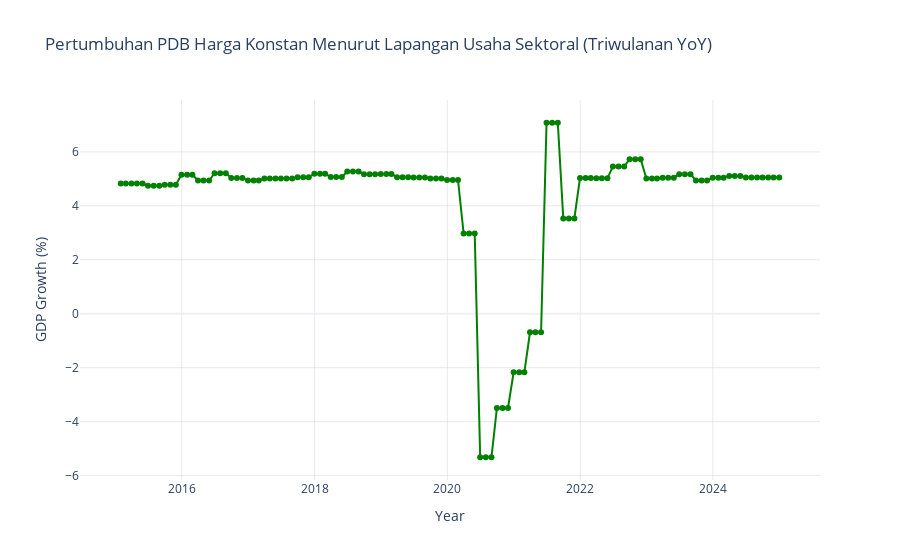

Notebook cell for this chart:
### Code cell
fig = go.Figure()

# GDP Growth line
fig.add_trace(go.Scatter(
    x=df_merged.index,
    y=df_merged['Pertumbuhan PDB Harga Konstan Menurut Lapangan Usaha Sektoral (Triwulanan YoY)'],
    mode='lines+markers',
    name='GDP Growth (YoY)',
    line=dict(color='green', width=2),
    marker=dict(size=6)
))

fig.update_layout(
    title='Pertumbuhan PDB Harga Konstan Menurut Lapangan Usaha Sektoral (Triwulanan YoY)',
    xaxis_title='Year',
    yaxis_title='GDP Growth (%)',
    legend_title='Indicator',
    template='plotly_white',
    font=dict(size=12),
    hovermode='x unified'
)

fig.update_xaxes(showgrid=True, gridwidth=0.5, gridcolor='LightGray')
fig.update_yaxes(showgrid=True, gridwidth=0.5, gridcolor='LightGray')

fig.show()
